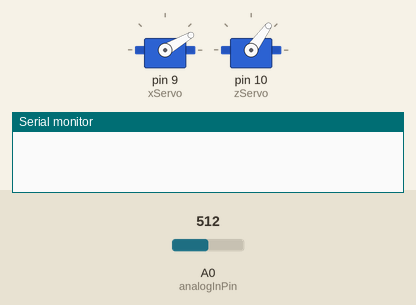
This sketch was run on a simulated Arduino Uno, built with avr-gcc and run on an emulated ATmega328P. On the bench: 2 × servo, the last lines printed to the serial monitor. The inputs (shaded band) are chosen by the test bench; at power-on: A0 (analogInPin) = 512.

Above: at 0.17 s.
At 19.87 s:
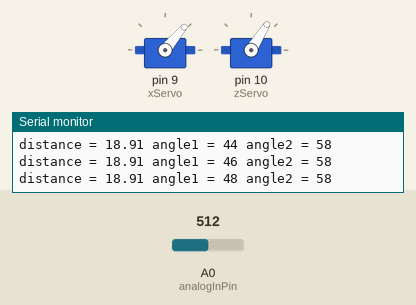
At 39.56 s:
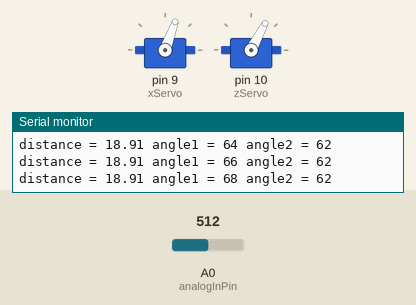
Timing chart, 0 to 40.0 s (numbered marks = the images above):
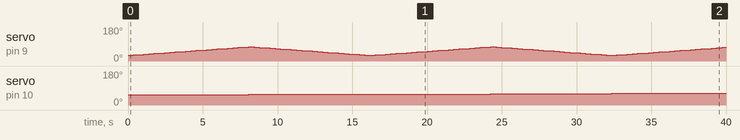

Measured:
- by itself, servo on pin 10 (zServo): 54° → 56° at 8.1 s, → 58° 8.1 s later, → 60° 8.1 s later, → 62° 8.1 s later

The sketch:

infrared_sensor.ino
```cpp
#include <Servo.h>

//servo object to control the servo
Servo xServo;
Servo zServo;

// These constants won't change. They're used to give names to the pins used:
const int analogInPin = A0;  // Analog input pin that the potentiometer is attached to
//const int analogOutPin = 9; // Analog output pin that the LED is attached to

int sensorValue = 0;        // value read from the sensor
// initial, final, and current angles of rotation about x'
int posXinit = 30;
int posXmax = 75;
int posX = posXinit;
// initial, final, and current angles of rotation about z
int posZinit = 54;
int posZmax = 90;
int posZ = posZinit;
// how much the angles change by each time
int delta = 2;

/*
 * How far away the sensor is from stuff based on its output,
 * which we got using linear regression.
 */
float dist(int sensorVal) {
    return -0.1213*sensorVal + 81.02;
}

/*
 * Get the average of given number of sensor readings, to account for
 * occasional inconsistencies in readings
 */
float average_distance_val(int reps) {
  float total = 0;
  for (int i = 0; i < reps; i++) {
    // read the analog in value:
    int tempSensorValue = analogRead(analogInPin);
    // map it to a distance
    float distance = dist(sensorValue);
    //add it to the total for averaging purposes
    total += distance;
    sensorValue = tempSensorValue;
    // wait 50 milliseconds before the next reading, to allow the
    // sensor to regather the value
    delay(50);
  }
  return total/reps;
}

/*
 * print the distance, x angle and z angle to the
 * serial port
 */
char print_string(float dist, int pos_x, int pos_z) {
  Serial.print("distance = ");
  Serial.print(dist);
  Serial.print(" angle1 = ");
  Serial.print(pos_x);
  Serial.print(" angle2 = ");
  Serial.println(pos_z);
}

/*
 * Things to be done when the program is first run
 */
void setup() {
  // initialize serial communications at 9600 bps:
  Serial.begin(9600);
  xServo.attach(9);
  zServo.attach(10);
  //digitalWrite(analogOutPin, LOW);
}

/*
 * Things to be repeated while the program is running
 * Does all the scanning and prints to the serial
 */
void loop() {
  //iterate up through Z angles
  for (posZ = posZinit; posZ <= posZmax; posZ += 2*delta) {
    //move the servo in the Z direction
    zServo.write(posZ);
    //iterate up through x angles (zig)
    for (posX = posXinit; posX <= posXmax; posX += delta) {
        //move the servo in the X' direction
        xServo.write(posX);
        //delay, so the servo has time to move
        delay(100);
        //get the average distance from 10 sensor readings
        float distAverage = average_distance_val(5);
        // print the results to the Serial Monitor
        print_string(distAverage, posX, posZ);
    }
    //move the servo in the Z direction
    zServo.write(posZ + delta);
    //iterate down through x angles (zag)
    for (posX = posXmax; posX >= posXinit; posX -= delta) {
        //move the servo in the X' direction
        xServo.write(posX);
        //delay, so the servo has time to move
        delay(100);
        //get the average distance from 10 sensor readings
        float distAverage = average_distance_val(5);
        // print the results to the Serial Monitor
        print_string(distAverage, posX, posZ + delta);
    }
  }
}
```
